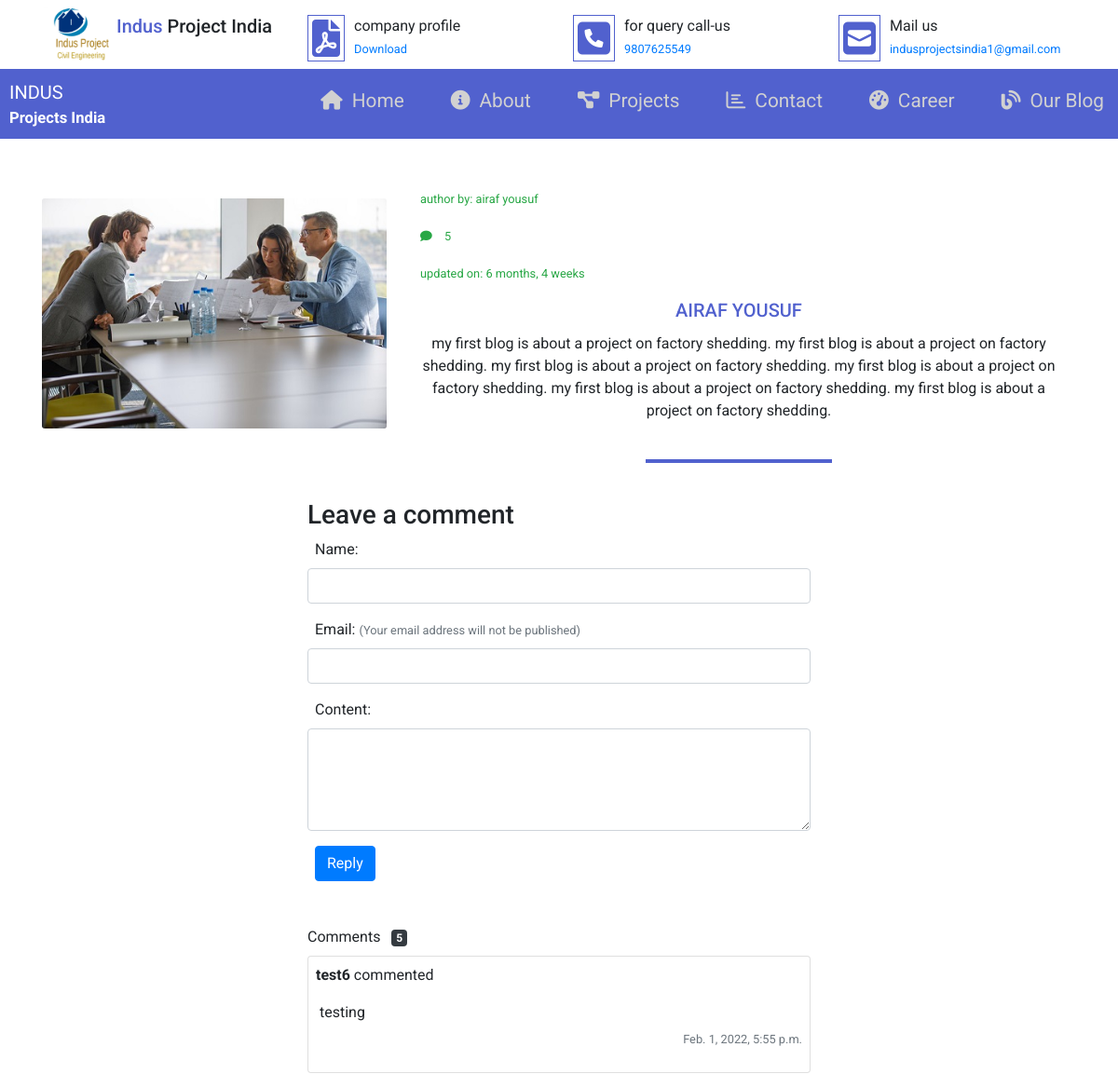
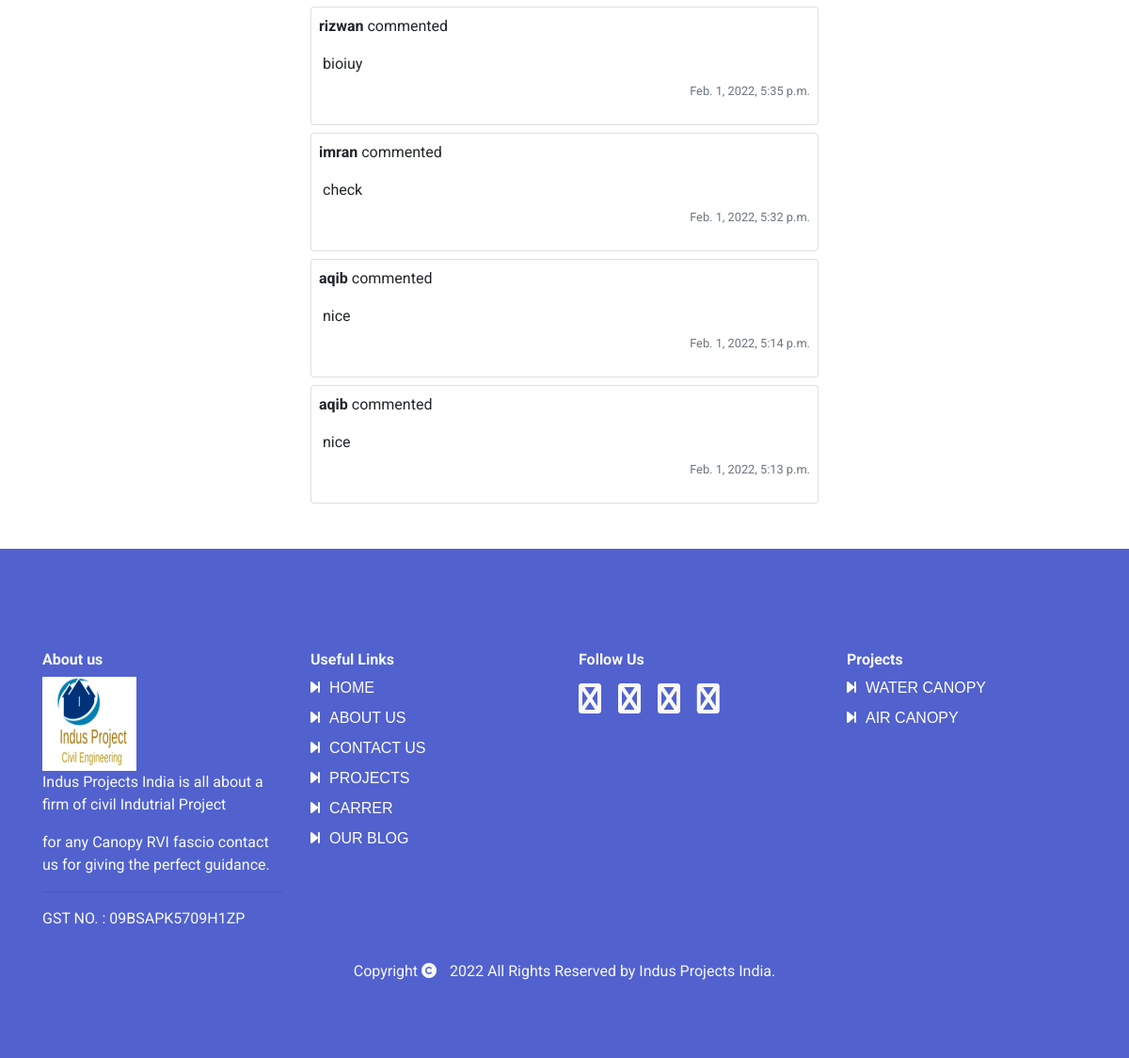
/blog_details/5/, run on the app's committed database (2 pictures, top to bottom).
### website/models.py (models this page shows, shortened)
class Blog(models.Model):
    title = models.CharField(max_length=200)
    slug = models.SlugField(unique=True)
    image = models.ImageField(upload_to='media/', blank=True)
    author = models.CharField(max_length=100)
    blog_desc = models.TextField()
    create = models.DateField()

class Comment(models.Model):
    name = models.CharField(max_length=50)
    email = models.EmailField(max_length=100)
    content = models.TextField()
    post = models.ForeignKey(Blog, on_delete=models.CASCADE)
    created = models.DateTimeField(auto_now_add=True)
    class Meta:
        ordering = ('-created',)

### website/views.py (the view, shortened to what this page needs)
# urls.py: path('blog_details/<int:pk>/', views.BlogDetails.as_view(), name='blog_details'),
class BlogDetails(TemplateView):
    template_name = 'blog_details.html'
    def get_context_data(self, **kwargs):
        context = super().get_context_data(**kwargs)
        id = self.kwargs['pk']
        blog = Blog.objects.get(pk=id)
        form = CommentForm()
        comments = blog.comment_set.all()
        context['blog'] = blog
        context['comments'] = comments
        context['form'] = form
        return context

### website/forms.py
class CommentForm(forms.ModelForm):
    class Meta:
        model = Comment
        fields = ('name', 'email', 'content')

### website/templates/blog_details.html (shortened to what this page needs)
{% extends 'base.html' %}
{% load crispy_forms_tags %}
{% block content %}
<div  class="container">
    <div class="card mt-3" style="border-style:none;" >
        <div class="row no-gutters">
          <div class="col-md-4 mt-5">
            <img src="{{blog.image.url}}" class="card-img" alt="...">
          </div>
          <div class="col-md-8 mt-3">
            <div class="card-body ml-3">
            <p class="card-text"><small class="text-success">author by: {{blog.author}}</small></p>
            <p class="card-text"><small class="text-right text-success"><i class="fa fa-comment"aria-hidden="true"></i> {{comments.count}}</small></p>
            <p class="card-text "><small class="text-success">updated on: {{blog.create|timesince}}</small></p>
              <h5 class="card-title text-center" style="text-transform: uppercase; color:#5161ce;" >{{blog.title}}</h5>
             <span id="para-underline"><p class="card-text text-center">{{blog.blog_desc}}</p></span>
            </div>
          </div>
        </div>
      </div>
  <div class="row mt-5">
    <div class="col-lg-6 offset-lg-3">
      <h3>Leave a comment</h3>
      <form method='POST'>
        <div class="form-group">
          {{ form.name.label_tag }}
          <input type="text" class="form-control {% if form.name.errors %}is-invalid{% endif %}" id="id_name"
            name="name" value="{{ form.name.value|default:'' }}">
        </div>
        <div class="form-group">
          {{ form.email.label_tag }}
          <span class="text-muted"><small>(Your email address will not be published)</small></span>
          <input type="text" class="form-control {% if form.email.errors %}is-invalid{% endif %}" id="id_email"
            name="email" value="{{ form.email.value|default:'' }}">
        </div>
        <div class="form-group">
          {{ form.content.label_tag }}
          <textarea class="form-control {% if form.content.errors %}is-invalid{% endif %}" id="id_content"
            name="content" rows="4">{{ form.content.value|default:'' }}</textarea>
        </div>
        <button class="btn btn-primary ml-2" type="submit">Reply</button>
      </form>
    </div>
  </div>
      {% if comments %}
  <div class="row mt-5">
    <div class="col-lg-6 offset-lg-3">
      Comment{{ comments.count|pluralize }}
      <span class="badge badge-dark ml-2">{{ comments.count }}</span>
    </div>
    {% for comment in comments %}
    <div class="col-lg-6 offset-lg-3 mt-2">
      <div class="card p-2">
        <div class="row">
          <div class="col-12">
            <strong>{{ comment.name }}</strong> commented
          </div>
          <div class="col-12">
            <p class="m-1 mt-3">{{ comment.content }}</p>
            <p class="text-right text-muted"><small>{{ comment.created }}</small></p>
          </div>
        </div>
      </div>
    </div>
    {% endfor %}
  </div>
  {% endif %}
</div>
{% endblock %}

### website/templates/base.html (shortened to what this page needs)
<!DOCTYPE html>
<html lang="en">
<head>
    <link rel="stylesheet" href="https://cdnjs.cloudflare.com/ajax/libs/font-awesome/4.7.0/css/font-awesome.min.css">
    <link rel="stylesheet"   href="https://cdnjs.cloudflare.com/ajax/libs/animate.css/4.1.1/animate.min.css"  />
</head>
{% load static %}
<body>
    <section id="my-header">
      <div class="container">
          <div class="row justify-content:center">
              <div class="col-md-3 mt-2"style="display:flex;">
                  <img src="{% static 'img/logo.png' %}" width="80" height="60">
                  <h5 class="mt-2"><span  style="color:#5161ce;">Indus</span> Project India</h5>
              </div>
              <div class="col-md-3 mt-2 " style="display:flex;">
                <i class="fa fa-file-pdf-o" aria-hidden="true"></i>
                <span class="mt-2">company profile<span><br>
                <a href ="{% static 'img/brochure.pdf' %}" download="pdf-file" style="font-size: 0.8rem; text-decoration: none;">Download</a>
              </div>
              <div class="col-md-3 mt-2 " style="display:flex;">
                <i class="fa fa-phone-square" aria-hidden="true"></i>
                <span class="mt-2">for query call-us<span><br>
                <a href ="tel:+91 9807625549" style="font-size: 0.8rem; text-decoration: none;">9807625549</a>
              </div>
                  <div class="col-md-3 mt-2 " style="display:flex;">
                  <i class="fa fa-envelope-square" aria-hidden="true"></i>
                  <span class="mt-2">Mail us<span><br>
                    <a href ="mailto: indusprojectsindia1@gmail.com" style="font-size: 0.8rem; text-decoration: none;">indusprojectsindia1@gmail.com</a>
                 </div>
              </div>
          </div>
    </section>
    <nav class="navbar navbar-expand-custom navbar-mainbg">
        <a class="navbar-brand navbar-logo" href="{% url 'website:home' %}">INDUS<span style="display:block; font-weight: bold; font-size: smaller;">Projects India</span></a>
        <div class="collapse navbar-collapse" id="navbarSupportedContent">
            <ul class="navbar-nav ml-auto">
                <li class="nav-item active">
                    <a class="nav-link" href="{%url 'website:home' %}"><i class="fa fa-home"></i>Home</a>
                </li>
                <li class="nav-item">
                    <a class="nav-link" href="{% url 'website:about' %}"><i class="fa fa-info-circle"></i>About</a>
                </li>
                <li class="nav-item">
                    <a class="nav-link" href="{% url 'website:project' %}"><i class="fa fa-project-diagram"></i>Projects</a>
                </li>
                <li class="nav-item">
                    <a class="nav-link" href="{% url 'website:contact' %}"><i class="far fa-chart-bar"></i>Contact</a>
                </li>
                <li class="nav-item">
                    <a class="nav-link" href="{% url 'website:career' %}"><i class="fas fa-tachometer-alt"></i>Career</a>
                </li>
                <li class="nav-item">
                    <a class="nav-link" href="{% url 'website:our-blog' %}"><i class="fa fa-blog"></i>Our Blog</a>
                </li>
            </ul>
        </div>
    </nav>
    {% block content %}{% endblock %}
    <link rel="stylesheet" href="https://maxcdn.bootstrapcdn.com/bootstrap/4.4.1/css/bootstrap.min.css">
    <link rel="stylesheet" href="https://cdnjs.cloudflare.com/ajax/libs/font-awesome/6.0.0-beta3/css/all.min.css"/>
   <footer>
    <div id="my-footer" class="container-fluid  text-light mt-5 pt-5">
      <div class="container py-5">
        <div class="row">
            <div class="col-md-3">
                <h6 style="font-weight: bold; margin-top: 0.8rem; margin:0.5rem,;">About us</h6>
                <img src="{% static 'img/logo.png' %}" class="img-fluid" width="100" height="80">
                <p>Indus Projects India is all about a firm of civil Indutrial Project</p>
                <p>for any Canopy RVI fascio contact us for giving the perfect guidance.</p><hr>
                <p> GST NO. : 09BSAPK5709H1ZP</p>
            </div>
          <div class="col-md-3" style="color:aliceblue; font-style: bold;">
            <h6 style="font-weight: bold; margin-top: 0.8rem; margin:0.5rem,;">Useful Links</h6>
            <a href="{% url 'website:home' %}" style="color:#fff;;display:block; text-decoration: none; font-family: sans-serif;margin-bottom:0.5rem; text-transform: uppercase;"><span><i class="fa fa-step-forward"></i></span>Home</a>
            <a href="{% url 'website:about' %}" style="display: block; color:#fff; text-decoration: none; font-family: sans-serif;margin-bottom: 00.5rem;text-transform: uppercase;" ><span><i class="fa fa-step-forward"></i></span>About Us</a>
            <a href="" style="display: block; color:#fff; text-decoration: none; font-family: sans-serif;margin-bottom: 0.5rem;text-transform: uppercase;"><span><i class="fa fa-step-forward"></i></span>Contact Us</a>
            <a href="{% url 'website:project' %}" style="display: block; color:#fff; text-decoration: none; font-family: sans-serif;margin-bottom: 0.5rem;text-transform: uppercase;"><span><i class="fa fa-step-forward"></i></span>Projects</a>
            <a href="{% url 'website:career' %}" style="display: block; color:#fff; text-decoration: none; font-family: sans-serif;margin-bottom: 0.5rem;text-transform: uppercase;"><span><i class="fa fa-step-forward"></i></span>Carrer</a>
            <a href="{% url 'website:our-blog' %}" style="display: block; color:#fff; text-decoration: none; font-family: sans-serif;margin-bottom: 0.5rem;text-transform: uppercase;"><span><i class="fa fa-step-forward"></i></span>Our Blog</a>
          </div>
          <div class="col-md-3">
            <h6 style="font-weight: bold; margin-top: 0.8rem; margin:0.5rem,;">Follow Us</h6>
            <div class="social-icon">
             <i class="fa fa-facebook-square" aria-hidden="true"></i>
             <i class="fa fa-instagram" aria-hidden="true"></i>
             <i class="fa fa-twitter" aria-hidden="true"></i>
             <i class="fa fa-youtube" aria-hidden="true"></i>
              </div>
          </div>
          <div class="col-md-3">
            <h6 style="font-weight: bold; margin-top: 0.8rem; margin:0.5rem,;">Projects</h6>
            <a href="" style="display: block; color:#fff; text-decoration: none; font-family: sans-serif;margin-bottom: 0.5rem;text-transform: uppercase;"><span><i class="fa fa-step-forward"></i></span>Water Canopy</a>
            <a href="" style="display: block; color:#fff; text-decoration: none; font-family: sans-serif;margin-bottom: 0.5rem;text-transform: uppercase;"><span><i class="fa fa-step-forward"></i></span>Air Canopy</a>
          </div>
        </div>
        <div class="container text-center py-3">
          <p>Copyright <i class="fa fa-copyright"></i> 2022 All Rights Reserved by Indus Projects India.</p>
        </div>
      </div>
    </div>
  </footer>
</body>
</html>

### website/templates/blog_details.html (style rules this page uses)
#para-underline p { position: relative; padding: 0px 0px 15px; }
#para-underline p::after { content: ''; border-bottom: 4px solid #5161ce; position: absolute; bottom: -1.8rem; right: 0px; left: 0px; width: 200px; margin-bottom: 4rem; margin: 0 auto; display: block; }

### website/templates/base.html (style rules this page uses)
body { font-family: 'Roboto', sans-serif; }
* { margin: 0; padding: 0; }
i { margin-right: 10px; }
.navbar-logo { padding: 10px; color: #fff; }
.navbar-mainbg { background-color: #5161ce; padding: 0px; }
#navbarSupportedContent { overflow: hidden; position: relative; }
#navbarSupportedContent a { position: relative; display: block; transition: .3s; }
#navbarSupportedContent ul { padding: 0px; margin: 0px; }
#navbarSupportedContent ul li a i { margin-right: 10px; }
#navbarSupportedContent li { list-style-type: none; float:right; padding: 5px 5px 10px; }
#navbarSupportedContent li a { color: #d1d1d1; margin-left:20px; font-size: 1.3rem; padding: 10px; }
#navbarSupportedContent li a:before, #navbarSupportedContent li a:after { content: ""; position: absolute; display: block; border: 0px solid transparent; width: 0%; height: 0%; transition: all 0.5s ease; }
#navbarSupportedContent li a:before { width: 0%; height: 0%; right: 0; bottom: 0; border-bottom: 2px solid transparent; border-right: 2px solid transparent; }
#navbarSupportedContent li a:after { width: 0%; height: 0%; top: 0; left: 0; border-top: 2px solid transparent; border-left: 2px solid transparent; }
@media (min-width: 992px) { .navbar-expand-custom { -ms-flex-flow: row nowrap; flex-flow: row nowrap; -ms-flex-pack: start; justify-content: flex-start; } }
@media (min-width: 992px) { .navbar-expand-custom .navbar-nav { -ms-flex-direction: row; flex-direction: row; } }
@media (min-width: 992px) { .navbar-expand-custom .navbar-collapse { display: -ms-flexbox!important; display: flex!important; -ms-flex-preferred-size: auto; flex-basis: auto; } }
#my-footer { background-color: #5161ce; }
#my-header { width: 100%; height: auto; background-color:#fff; }
#my-header i { font-size: 2.5rem; color:#5161ce; margin-top: 0.5rem; margin-bottom: 0.5rem; border-width: 1px; border-style: solid; border-color:#5161ce; padding: 4px; }
.social-icon { font-size: 2rem; }

### data on the page
Blog: image (picture), author "airaf yousuf", count "5", create "6 months, 4 weeks", title "AIRAF YOUSUF", blog_desc "my first blog is about a project on factory shedding. my first blog is about a project on factory shedding. my first blog is about a project on factory shedding. my first blog is about a project on factory shedding. my first blog is about a project on factory shedding. my first blog is about a project on factory shedding."
Comment: name "test6", content "testing", created "Feb. 1, 2022, 5:55 p.m."
Comment: name "rizwan", content "bioiuy", created "Feb. 1, 2022, 5:35 p.m."
Comment: name "imran", content "check", created "Feb. 1, 2022, 5:32 p.m."
Comment: name "aqib", content "nice", created "Feb. 1, 2022, 5:14 p.m."
Comment: name "aqib", content "nice", created "Feb. 1, 2022, 5:13 p.m."

### other printed values
{{ comments.count }} "5"
